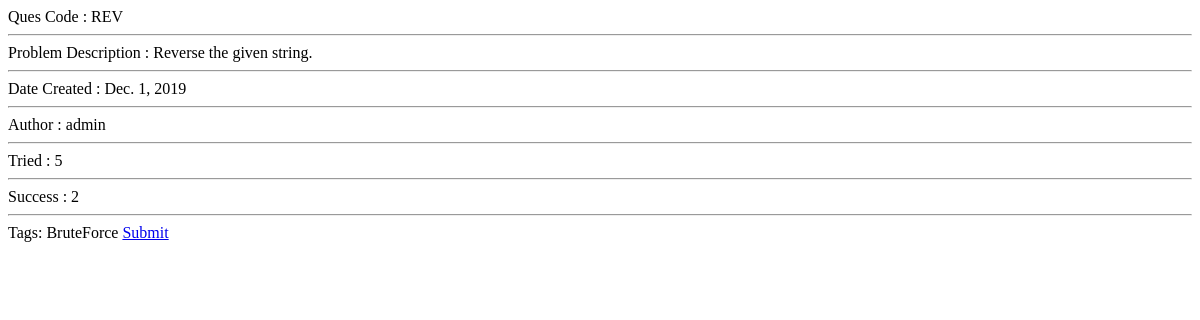
/problems/display/5, run on an earlier commit of the app's database.
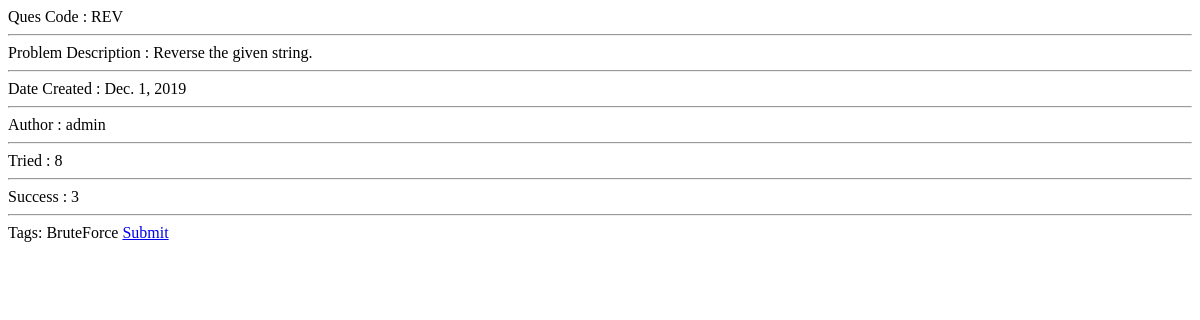
And on a later commit of the database.
### problems/models.py (models this page shows, shortened)
class problem(models.Model):
	quesCode = models.CharField(max_length=10)
	description = models.TextField()
	total_submissions = models.IntegerField(default=0)
	successful_submissions = models.IntegerField(default=0)
	created_on = models.DateField(default=datetime.date.today)
	author = models.ForeignKey(User, on_delete=models.CASCADE)
	tags = models.ManyToManyField(questionTag)
	time = models.FloatField(choices=[(0.5,0.5),(1.0,1.0)], default=1.0)

class questionTag(models.Model):
	tag = models.CharField(max_length=15)
	def __str__(self):
		return self.tag

### problems/views.py (the view)
# urls.py: path('display/<int:id>', views.display_problem, name='display-problem'),
def display_problem(request, id):
	cur_prob = problem.objects.get(id=id)
	return render(request, 'problems/display_a_problem.html', {'problem':cur_prob})

### problems/templates/problems/display_a_problem.html
Ques Code : {{ problem.quesCode }}
<hr>
Problem Description : {{ problem.description }}
<hr>
Date Created : {{ problem.created_on }}
<hr>
Author : {{ problem.author }}
<hr>
Tried : {{ problem.total_submissions }}
<hr>
Success : {{ problem.successful_submissions }}
<hr>
Tags:
{% for tag in problem.tags.all %}
	{{ tag }}
{% endfor %}
<a href="{% url 'submit-solution' problem.id %}">Submit</a>

What changed in the data, as far as the page shows it:
changed problem "REV": total_submissions "5" → "8"; successful_submissions "2" → "3"
